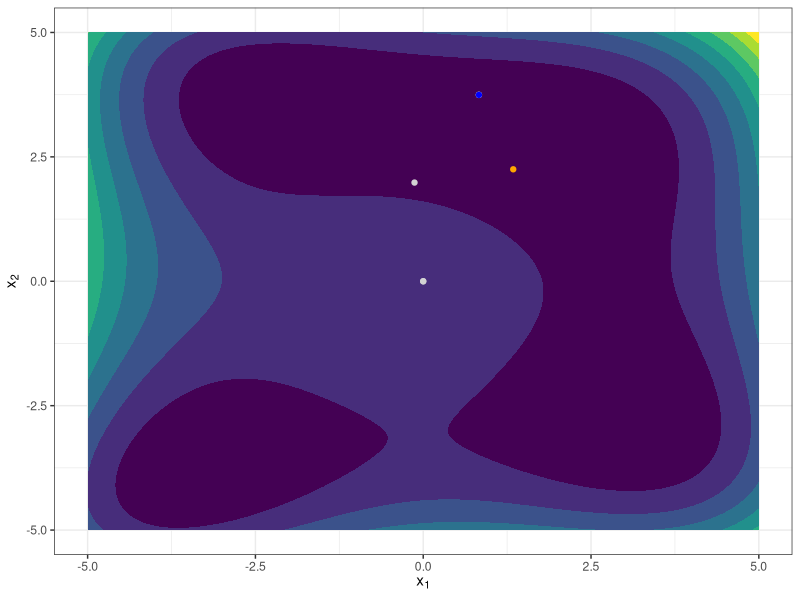
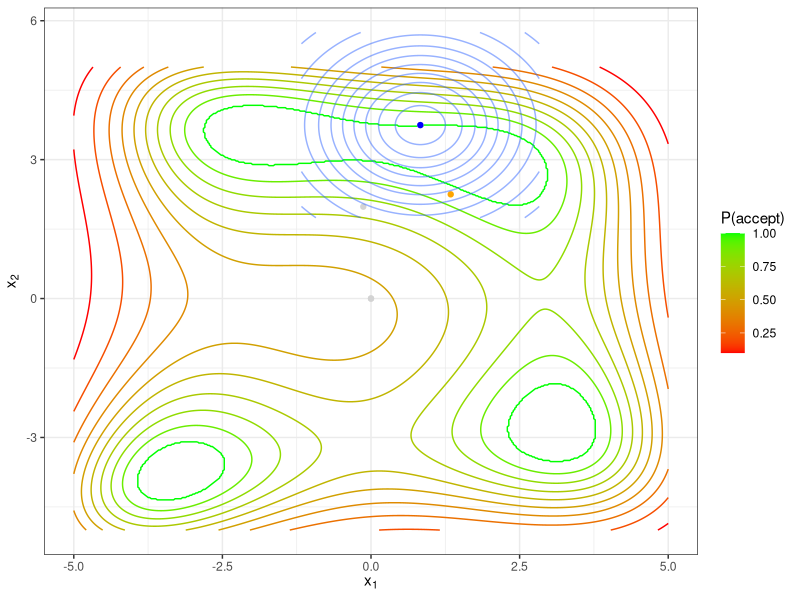

Write the R code that produced these figures, in order.
# ------------------------------------------------------------------------------
# derivative free

# FIG: plot Himmelblau's function
# ------------------------------------------------------------------------------

library(msm)
library(ggplot2)
library(gridExtra)

set.seed(1111)
# ------------------------------------------------------------------------------

#1 Initialize optim function and its domain; generate function to calculate acceptance probs.
#1.1 Choose function to optimize; here 'Himmelblau's function' chosen.

f = function(x){
  (x[2]^2 + x[1] - 11)^2 + (x[2] + x[1]^2 - 7)^2
}

#1.2 generate domain and respective values of function f.
x1 = seq(-5, 5, length.out = 400)
x2 = x1
grid <- expand.grid(x1 = x1, x2 = x2) # needed for ggplot
grid$y = apply(grid, 1, f)

#1.3 Calculates the acceptance probabilities given a current iteration
#### Function input: f = optim function, xcurr = current point in space, z = overall matrix of z=f(x) values,
#### tempcurr = current temperature.
calcAcceptanceProbs = function(f, xcurr, grid, tempcurr){
    zcurr = f(xcurr)
    grid$prob = 1
    idx = which(grid$y >= zcurr)
    grid[idx, ]$prob =  exp(-(grid[idx, ]$y - zcurr) / tempcurr)
    return(grid)
}

#2 Visualize function with contour lines.

p = ggplot() + stat_contour_filled(data = grid, aes(x = x1, y = x2, z = y)) + xlab(expression(x[1])) + ylab(expression(x[2]))    
# p = p + geom_point(data = data.frame(x = 0, y = 1), aes(x = x, y = y), colour = "orange")
p = p + guides(fill = "none") + theme_bw()
if (interactive()) print(p)

#3 Simulated Annealing algorithm
#3.1 set start value x; set current best point 'xbest'; generate sequence of temperatures;
#### create 'tracking' matrix for saving parameters of each iteration.
#### 'tracking' columns: 'xbest_x1' and 'xbest_x2' = x and y coords of current best point,
#### 'xnew' = x and y coords of sampled point in respective iteration.

x = c(0, 0) 
xbest = x
c = 0.8
T = 200
tempseq = c(rep(T, 50), c^{1:200} * T)
iters = c(2, 3, 5, 10, 20, 30, 50, 60) # iterations we want to consider 


# start point
tracking = data.frame(x[1], x[2], x[1], x[2], 0, 0, f(x), 1, NA)
colnames(tracking) = c("xbest_x1", "xbest_x2", "xnew_x1", "xnew_x2", "xold_x1", "xold_x2", "z", "iteration", "type")

#3.2 start algorithm simulated annealing.
for(k in 2:length(tempseq)){    
  xold = x                                    
  xnew = c(rtnorm(n = 1, mean = x[1], sd = 1.5, lower = -3.8, upper = 3.8),
           rtnorm(n = 1, mean = x[2], sd = 1.5, lower = -3.8, upper = 3.8))          
  type = "reject"
  if(f(xnew) < f(x)){
    x = xnew
    type = "accept"
  } else{
      prob = exp(-(f(xnew) - f(x))/tempseq[k])
      if(sample(c(0,1), size = 1, prob = c(1-prob, prob)) == 1){
        x = xnew
        type = "accept"
      }
    }
  if(f(x) < f(xbest)){
    xbest = x 
  }
  tracking[k,] = c(xbest[1], xbest[2], xnew[1], xnew[2], xold[1], xold[2], f(xbest), k, type)
}

#4 Generate probabilitites of acceptance

#4.1 Prob matrizes for iteration 1, 2, 3, 50, 100
PAacceptiter = lapply(iters, function(x) {
  calcAcceptanceProbs(f = f, xcurr = as.numeric(c(tracking[x,"xold_x1"], tracking[x,"xold_x2"])), grid = grid,
                                    tempcurr = tempseq[x])
})


#4.2 Arrange data for plot of acceptance probs
dfp = tracking[, c("xold_x1", "xold_x2", "xnew_x1", "xnew_x2", "iteration", "type")]
dfp = as.data.frame(dfp)

#4.3 Plot accceptance probs
for (k in 1:length(PAacceptiter)) {

  p1 = p   
  p1 = p1 + geom_point(data = dfp[1:iters[k], ], aes(x = as.numeric(xold_x1), y = as.numeric(xold_x2)), colour = "lightgray")
  p1 = p1 + geom_point(data = dfp[iters[k], ], aes(x = as.numeric(xold_x1), y = as.numeric(xold_x2)), colour = "blue")
  p1 = p1 + geom_point(data = dfp[iters[k], ], aes(x = as.numeric(xnew_x1), y = as.numeric(xnew_x2)), colour = "orange")
  p1 = p1 + theme_bw() + theme(legend.position = "none")

  # For title page of slides 
  if (k == 3) {
    ggsave(paste0("../figure/himmelblau-iter", k, "_probabilities.pdf"), p1, height = 4, width = 5)
  }

  df = PAacceptiter[[k]]
  p2 = ggplot()
  p2 = p2 + geom_contour(data = df, aes(x = x1, y = x2, z = prob, colour = after_stat(level))) 
  p2 = p2 + xlab(expression(x[1])) + ylab(expression(x[2]))    
  p2 = p2 + scale_colour_gradient(low="red", high="green")
  p2 = p2 + theme_bw()
  p2 = p2 + geom_point(data = dfp[1:iters[k], ], aes(x = as.numeric(xold_x1), y = as.numeric(xold_x2)), colour = "lightgray")
  p2 = p2 + geom_point(data = dfp[iters[k], ], aes(x = as.numeric(xold_x1), y = as.numeric(xold_x2)), colour = "blue")
  p2 = p2 + geom_point(data = dfp[iters[k], ], aes(x = as.numeric(xnew_x1), y = as.numeric(xnew_x2)), colour = "orange")
  p2 = p2 + labs(colour='P(accept)') 

  # plot contour lines of normal distribution
  m = as.numeric(c(dfp[iters[k], ]$xold_x1, dfp[iters[k], ]$xold_x2))
  sigma = matrix(c(1.5, 0, 0, 1.5), nrow=2)
  bb = 2
  grid2 = expand.grid(x1 = seq(m[1] - bb, m[1] + bb, length.out = 100), x2 = seq(m[2] - bb, m[2] + bb, length.out = 100))
  qsamp <- cbind(grid2, prob = mvtnorm::dmvnorm(grid2, mean = m, sigma = sigma))

  p2 = p2 + geom_contour(data = qsamp, aes(x = x1, y = x2, z = prob), alpha = 0.5)

  # For title page of slides 
  if (k == 3) {
    ggsave(paste0("../figure/himmelblau-iter", k, "_probabilities.pdf"), p2, height = 4, width = 5)
  }

  if (k != 3) {
    next
  }

  combined_plot = arrangeGrob(p1, p2, nrow = 1)
  if (interactive()) grid::grid.draw(combined_plot)
}
